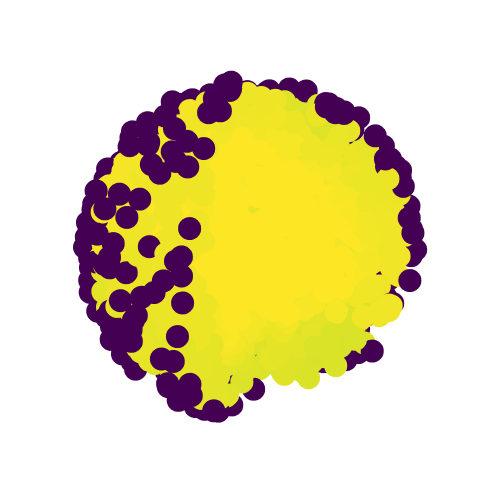

The code cell stored with this chart in its notebook:
### Code cell
# Load data
# u = np.load(f"data/data-4.npy")
mask = ((X[:,0]<0.5) | (X[:,1]>0.5))
fig = go.Figure(data=[go.Scatter3d(x=X[:,0][mask], y=X[:,1][mask], z=X[:,2][mask],
                                   mode='markers',
                                   marker=dict(color=u[mask], size=8, colorscale='Viridis',))
                                   ])
fig.update_layout(
        scene = {
            'camera_eye': {"x": 0.5, "y": -1.6, "z": 0.6},
            # 'camera_center': {"x": 0, "y": 0, "z": 0},
            'camera_up': {"x": 0, "y": 0, "z": 1},
            'xaxis': dict(visible=False),
            'yaxis': dict(visible=False),
            'zaxis': dict(visible=False),
        },
        width=500, height=500, margin=dict(l=0, r=0, t=0, b=0)
        )

fig.show()

### Figure 1 — Plotly figure (JSON) as saved in the notebook; plotly's stock layout.template omitted (floating-point values rounded to 4 significant figures; data arrays with more than 128 entries replaced by an {"elided": "..."} marker saying what was removed)
{"data": [{"marker": {"color": {"elided": "2275 float values"}, "colorscale": [[0, "#440154"], [0.1111, "#482878"], [0.2222, "#3e4989"], [0.3333, "#31688e"], [0.4444, "#26828e"], [0.5556, "#1f9e89"], [0.6667, "#35b779"], [0.7778, "#6ece58"], [0.8889, "#b5de2b"], [1, "#fde725"]], "size": 8}, "mode": "markers", "type": "scatter3d", "x": {"elided": "2275 float values"}, "y": {"elided": "2275 float values"}, "z": {"elided": "2275 float values"}}], "layout": {"height": 500, "margin": {"b": 0, "l": 0, "r": 0, "t": 0}, "scene": {"camera": {"eye": {"x": 0.5, "y": -1.6, "z": 0.6}, "up": {"x": 0, "y": 0, "z": 1}}, "xaxis": {"visible": false}, "yaxis": {"visible": false}, "zaxis": {"visible": false}}, "width": 500}}
